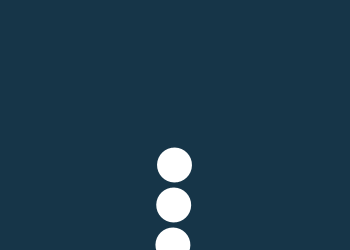
Frame 1 (no input)
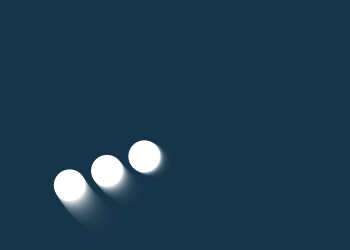
Frame 60 (the mouse pressed at the canvas centre just before this capture)
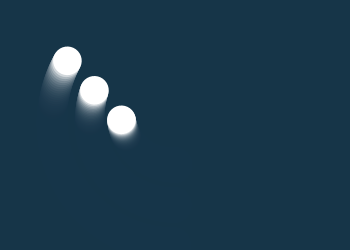
Frame 120 (the mouse held since frame 60 and released just before this capture)

The Processing sketch that drew these frames (run headless with seeded random() and noise(); from frame 60 on, the mouse is pressed at the canvas centre):

// Processing sketch: processing_56013
// ── processing_56013.pde

float angle = 0.0;
float x = -50.0;
float y = 35;
float c = 10.0;

void setup () {
  size(350, 250);
  background (#163548);
  smooth();
  noStroke();
    fill(255);
}

void draw () {
  x = x + 0.3;
 if (x > - 10) {
    x = - 150;
 }
 y = y - 0.053;
if (y < 1) {
   y = 1;
}
  frameRate(30);
  fill(#163548,50);
  rect (0, 0, 350, 350);
  fill(255);
  angle = angle + 0.02;
  translate (175, 125);
  rotate (angle);
 
  ellipseMode (CENTER);
  ellipse(x+50, 40, y, y);
  ellipse(x+50, 80, y, y);
  ellipse(x+50, 120, y, y);
}
